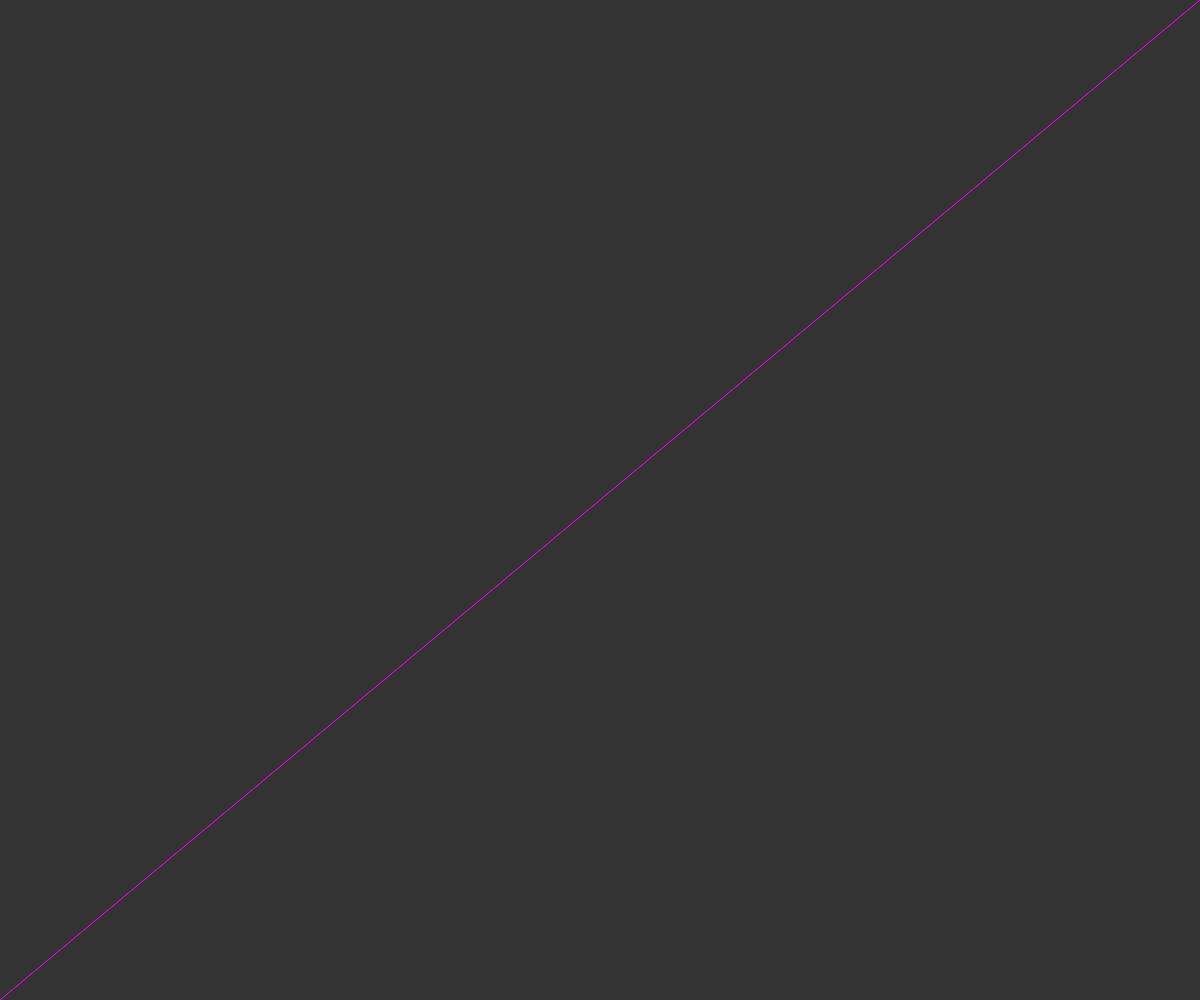
Frame 1 (no input)
Frame 60 (no input): identical to frame 1, image omitted
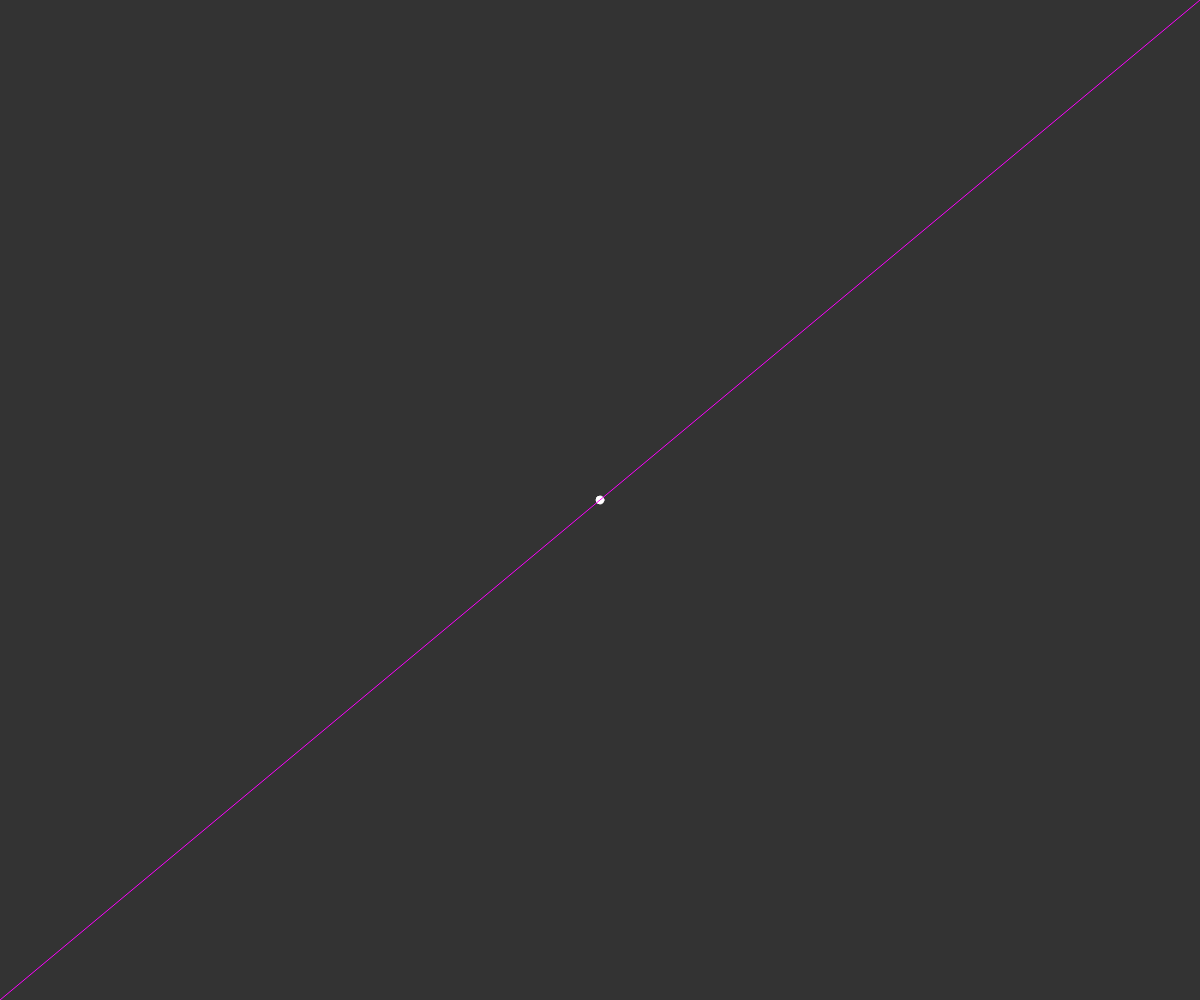
Frame 120 (the mouse pressed at the canvas centre since frame 60)

The p5.js sketch that drew these frames (run headless with seeded random() and noise() and a simulated clock; from frame 60 on, the mouse is pressed at the canvas centre):

// p5.js sketch
// ── sketch.js
/*
- Follow-along of Dan Shiffman's Linear Regression with Ordinary Least Squares, 
	- https://www.youtube.com/watch?v=_cXuvTQl090
- Part of the Machine Learning series for the Intelligence and Learning Course, 
	- https://github.com/nature-of-code/NOC-S17-2-Intelligence-Learning/tree/master
*/

var data = [];
var m = 1;
var b = 0;

function setup() {
	createCanvas(windowWidth, windowHeight);
	background(51);
}

function mousePressed(){
	var x = map(mouseX, 0, width, 0, 1);
	var y = map(mouseY, 0, height, 1, 0);

	var point = createVector(x, y);
	data.push(point);
}

function drawLine(){
	var x1 = 0;
	var y1 = m * x1 + b;
	var x2 = 1;
	var y2 = m * x2 + b;

	x1 = map(x1, 0, 1, 0, width);
	y1 = map(y1, 0, 1, height, 0);
	x2 = map(x2, 0, 1, 0, width);
	y2 = map(y2, 0, 1, height, 0);

	stroke(255, 0, 255);
	line(x1, y1, x2, y2);
}

function draw() {
	background(51);

	for (var i = 0; i < data.length; i++){
		var x = map(data[i].x, 0, 1, 0, width);
		var y = map(data[i].y, 0, 1, height, 0);
		fill(255);
		stroke(255);
		ellipse(x, y, 8, 8);
	}

	drawLine();
}
